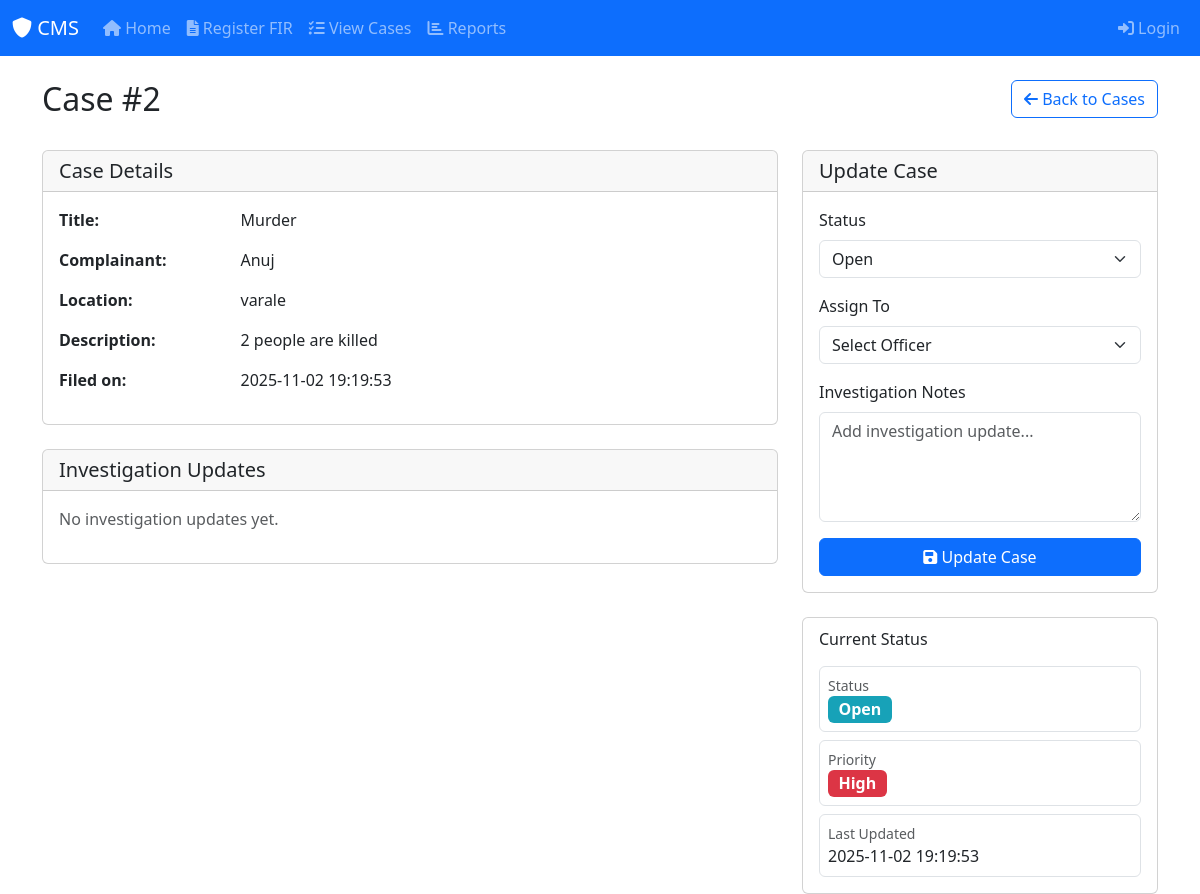
Screenshot of /case/2 with the database file from the repository.
### tables this page shows
CREATE TABLE firs (
    id INTEGER PRIMARY KEY AUTOINCREMENT,
    title TEXT NOT NULL,
    complainant_name TEXT NOT NULL,
    description TEXT,
    location TEXT,
    priority TEXT CHECK(priority IN ('High', 'Medium', 'Low')) DEFAULT 'Medium',
    assigned_to INTEGER,
    status TEXT DEFAULT 'Open' CHECK(status IN ('Open', 'Assigned', 'In Progress', 'Closed')),
    created_at DATETIME DEFAULT CURRENT_TIMESTAMP,
    updated_at DATETIME DEFAULT CURRENT_TIMESTAMP,
    FOREIGN KEY (assigned_to) REFERENCES users(id)
);

### app.py (the view, shortened to what this page needs)
@app.route('/case/<int:case_id>', methods=['GET', 'POST'])
def case_detail(case_id):
    conn = get_db_connection()
    case = conn.execute('SELECT * FROM firs WHERE id = ?', (case_id,)).fetchone()
    officers = conn.execute('SELECT id, full_name FROM users WHERE role_id = 2').fetchall()
    investigations = conn.execute('''
        SELECT i.*, u.full_name
        FROM investigations i
        LEFT JOIN users u ON i.officer = u.id
        WHERE i.fir_id = ?
        ORDER BY i.updated_at DESC
    ''', (case_id,)).fetchall()
    conn.close()
    return render_template('case_detail.html',
                         case=case,
                         officers=officers,
                         investigations=investigations,
                         statuses=['Open', 'Assigned', 'In Progress', 'Closed'])

### app.py (called while the page is built)
def get_db_connection():
    conn = sqlite3.connect(DB_PATH)
    conn.row_factory = sqlite3.Row
    return conn

### templates/case_detail.html (shortened to what this page needs)
{% extends 'layout.html' %}
{% block content %}
<div class="row">
  <div class="col-md-8">
    <h2>Case #{{ case.id }}</h2>
  </div>
  <div class="col-md-4 text-end">
    <a href="{{ url_for('view_cases') }}" class="btn btn-outline-primary">
      <i class="fas fa-arrow-left"></i> Back to Cases
    </a>
  </div>
</div>
<div class="row mt-4">
  <div class="col-md-8">
    <div class="card mb-4">
      <div class="card-header">
        <h5 class="card-title mb-0">Case Details</h5>
      </div>
      <div class="card-body">
        <div class="row mb-3">
          <div class="col-md-3"><strong>Title:</strong></div>
          <div class="col-md-9">{{ case.title }}</div>
        </div>
        <div class="row mb-3">
          <div class="col-md-3"><strong>Complainant:</strong></div>
          <div class="col-md-9">{{ case.complainant_name }}</div>
        </div>
        <div class="row mb-3">
          <div class="col-md-3"><strong>Location:</strong></div>
          <div class="col-md-9">{{ case.location }}</div>
        </div>
        <div class="row mb-3">
          <div class="col-md-3"><strong>Description:</strong></div>
          <div class="col-md-9">{{ case.description }}</div>
        </div>
        <div class="row mb-3">
          <div class="col-md-3"><strong>Filed on:</strong></div>
          <div class="col-md-9">{{ case.created_at }}</div>
        </div>
      </div>
    </div>
    <div class="card">
      <div class="card-header">
        <h5 class="card-title mb-0">Investigation Updates</h5>
      </div>
      <div class="card-body">
        {% for update in investigations %}
        <div class="investigation-update mb-3">
          <div class="d-flex justify-content-between">
            <strong>{{ update.full_name }}</strong>
            <small class="text-muted">{{ update.updated_at }}</small>
          </div>
          <p class="mb-0">{{ update.notes }}</p>
          <hr>
        </div>
        {% else %}
        <p class="text-muted">No investigation updates yet.</p>
        {% endfor %}
      </div>
    </div>
  </div>
  <div class="col-md-4">
    <div class="card mb-4">
      <div class="card-header">
        <h5 class="card-title mb-0">Update Case</h5>
      </div>
      <div class="card-body">
        <form method="post">
          <div class="mb-3">
            <label class="form-label">Status</label>
            <select name="status" class="form-select" required>
              {% for status in statuses %}
              <option value="{{ status }}" {% if case.status == status %}selected{% endif %}>
                {{ status }}
              </option>
              {% endfor %}
            </select>
          </div>
          <div class="mb-3">
            <label class="form-label">Assign To</label>
            <select name="assigned_to" class="form-select">
              <option value="">Select Officer</option>
            </select>
          </div>
          <div class="mb-3">
            <label class="form-label">Investigation Notes</label>
            <textarea name="notes" class="form-control" rows="4" placeholder="Add investigation update..."></textarea>
          </div>
          <button type="submit" class="btn btn-primary w-100">
            <i class="fas fa-save"></i> Update Case
          </button>
        </form>
      </div>
    </div>
    <div class="card">
      <div class="card-body">
        <h6 class="card-subtitle mb-3">Current Status</h6>
        <div class="d-grid gap-2">
          <div class="p-2 border rounded">
            <small class="text-muted d-block">Status</small>
            <span class="badge bg-{{ case.status|lower }} fs-6">{{ case.status }}</span>
          </div>
          <div class="p-2 border rounded">
            <small class="text-muted d-block">Priority</small>
            <span class="badge bg-{{ case.priority|lower }} fs-6">{{ case.priority }}</span>
          </div>
          <div class="p-2 border rounded">
            <small class="text-muted d-block">Last Updated</small>
            {{ case.updated_at }}
          </div>
        </div>
      </div>
    </div>
  </div>
</div>
{% endblock %}

### static/style.css (style rules this page uses)
.badge.bg-high { background-color: #dc3545 !important; }
.badge.bg-open { background-color: #17a2b8 !important; }

### rows the page displays
firs: id "2", title "Murder", complainant_name "Anuj", location "varale", description "2 people are killed", created_at "2025-11-02 19:19:53", status "Open", priority "High", updated_at "2025-11-02 19:19:53"
